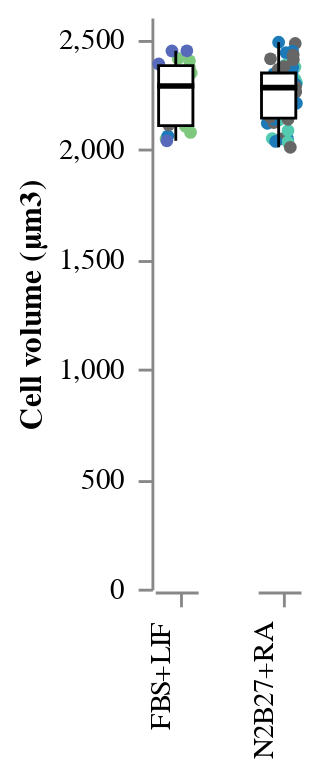

Here is the notebook cell this chart was saved with:
### Code cell
STRIP_CV = stripbox(
    data = df, 
    x = "Condition", 
    y = "Cell_Volume_um3", 
    y_title = "Cell volume (µm3)", 
    colour = "Experiment"
)
STRIP_CV
